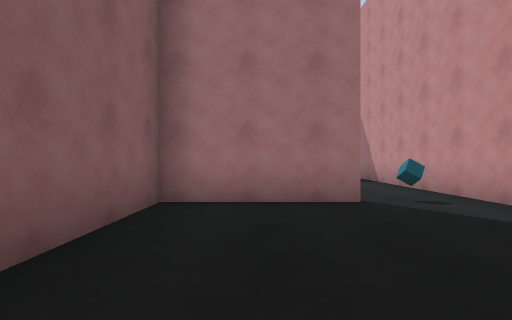
view 1 (above)

15 first-person views from a walk through a Unity game level. The camera is 1.2 m above the floor, looks level and sees 80° across. The floor is counted in squares, 2 m on a side. Each view is taken from the middle of a square. On the plan, view 1 faces up. The plan holds only what a view shows up to about 9 squares ahead; the rest is blank. The place goes on beyond the plan. The player is left out.

view 2
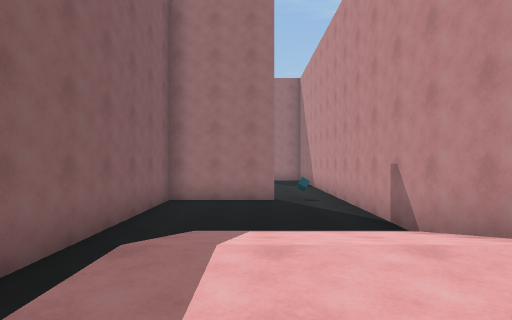

view 3
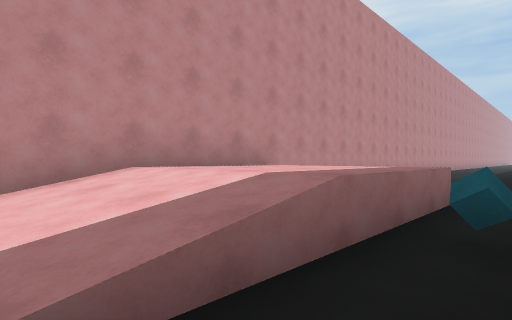

view 4
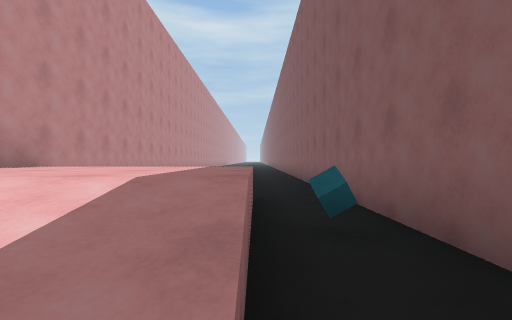

view 5
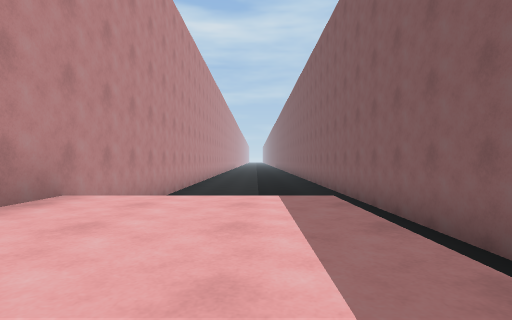

view 6
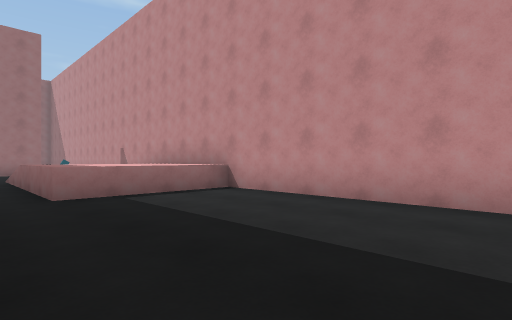

view 7
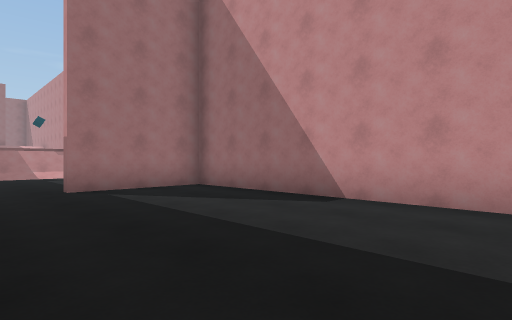

view 8
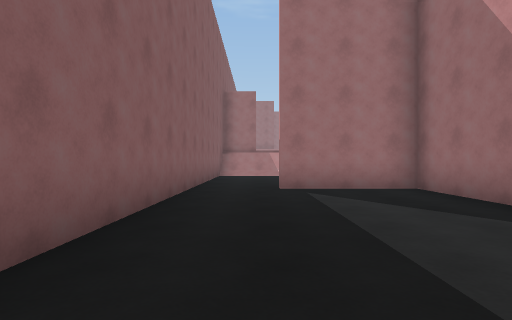

view 9
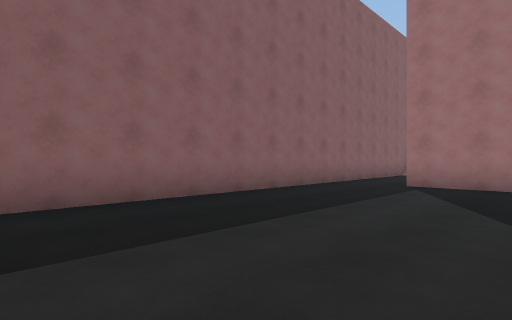

view 10
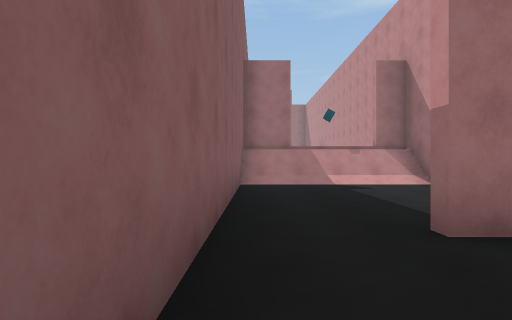

view 11
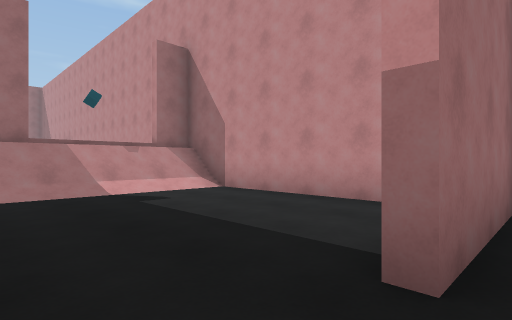

view 12
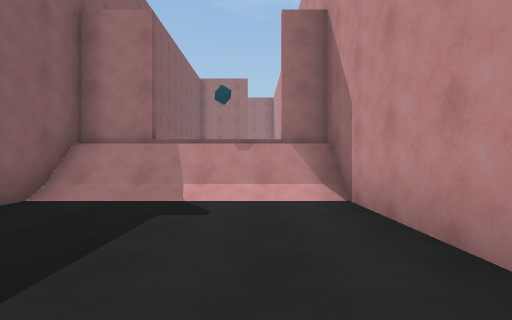

view 13
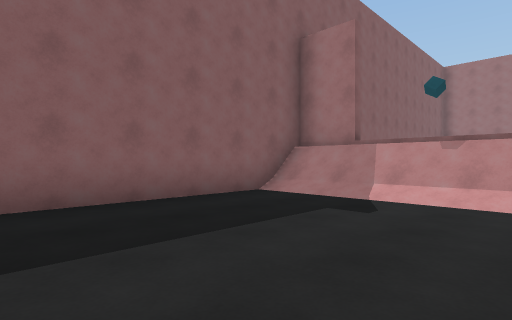

view 14
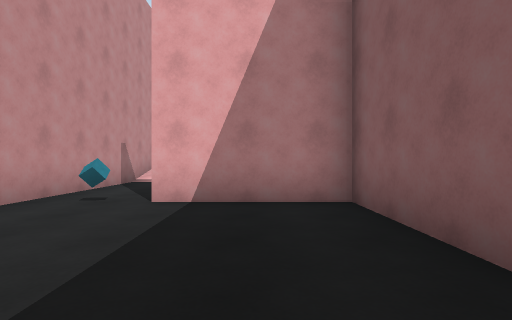

view 15
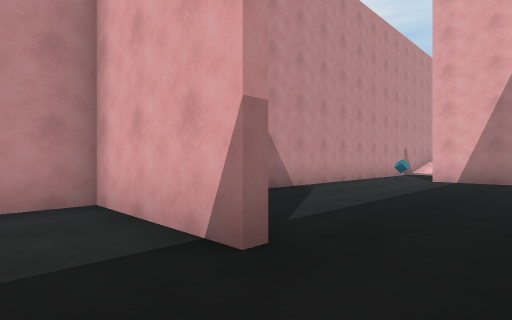

### Floor plan
Key: @ floor where view 1 was taken; # wall or solid block; . main floor; : floor 1 m higher than the main floor; / step, stairs or slope; = window, fence, low wall or low ledge; C cyan cube.
Columns run from 2 left of view 1 to 4 right of it. Each row starts with its distance up from view 1.
 19 ###/###
 18 #/////#
 17 #.....#
 16 #.....#
 15 #.....#
 14 #.....#
 13 #.....#
 12 #..####
 11 #.....#
 10 #.....#
  9 #.....#
  8 #.....#
  7 #.....#
  6 #.....#
  5 #...C.#
  4 ####..#
  3 #.....#
  2 #.....#
  1 #.....#
  0 #.@///#
 -1 #.=///#
 -2 #C=:::#
 -3 #.=:::#
 -4 #.=:::#
 -5 #.....#
 -6 #.....#
 -7 #.....#
 -8 #.....#
 -9 #.....#
-10 #.....#

Where each view was taken, in squares from view 1:
view 1: 0 up, 0 right, facing up
view 2: 4 down, 1 right, facing up
view 3: 0 up, 1 left, facing down-right
view 4: 0 up, 0 right, facing down
view 5: 1 down, 1 right, facing down
view 6: 10 down, 1 left, facing up-right
view 7: 6 up, 1 left, facing up-right
view 8: 6 up, 0 right, facing up
view 9: 5 up, 3 right, facing up-left
view 10: 10 up, 1 left, facing up
view 11: 12 up, 1 left, facing up-right
view 12: 13 up, 2 right, facing up
view 13: 13 up, 3 right, facing up-left
view 14: 9 up, 0 right, facing down
view 15: 14 up, 1 left, facing down-right
